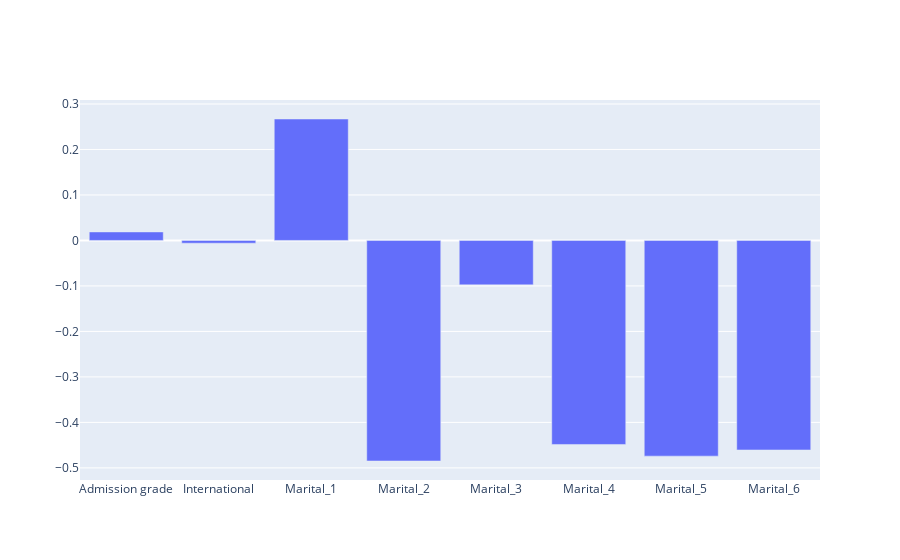

Notebook code cell kept with this figure:
### Code cell
go.Figure(
    data=[
        go.Bar(
            x=inputs.columns,
            y=regression.coef_[0],
        )
    ]
)

### Figure 1 — Plotly figure (JSON) as saved in the notebook; plotly's stock layout.template omitted (floating-point values rounded to 4 significant figures)
{"data": [{"type": "bar", "x": ["Admission grade", "International", "Marital_1", "Marital_2", "Marital_3", "Marital_4", "Marital_5", "Marital_6"], "y": [0.0187, -0.006108, 0.267, -0.4849, -0.09769, -0.4485, -0.4742, -0.4606]}], "layout": {}}
